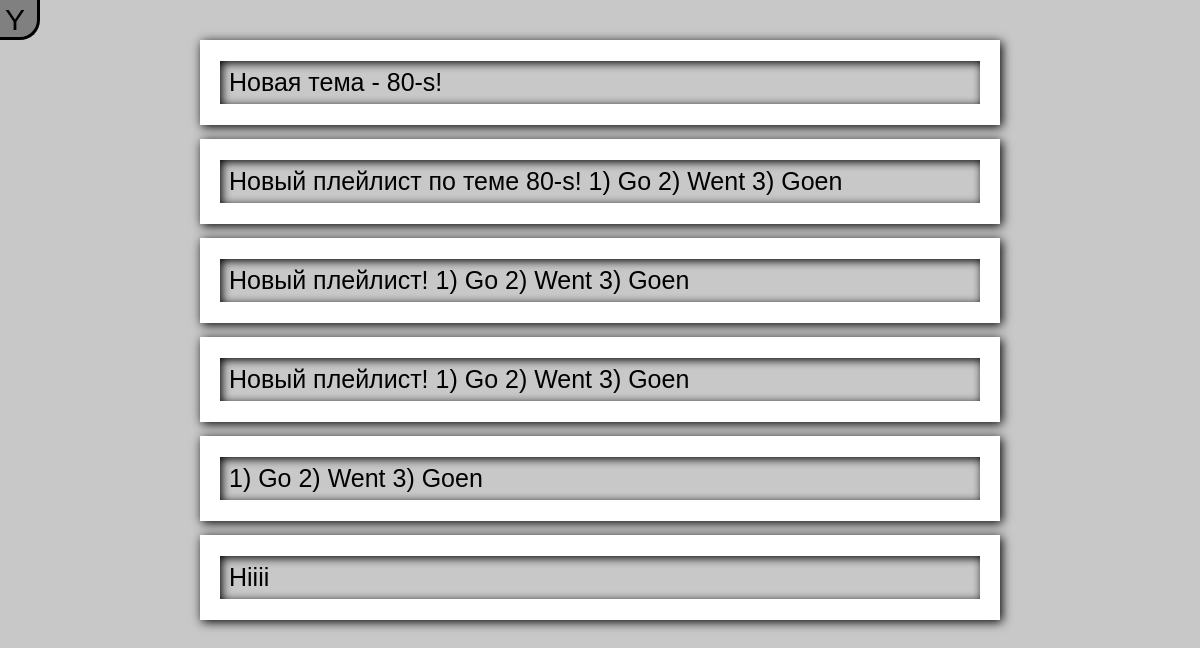
Page /notifications (signed in) on the committed database.
### app.py (models this page shows)
class Notifications(db.Model):
    id = db.Column(db.Integer, primary_key=True)
    user_id = db.Column(db.Integer, db.ForeignKey('users.id'))
    title = db.Column(db.String(50))
    text = db.Column(db.String(500))
    access_level = db.Column(db.String(50))
    time = db.Column(db.DateTime, default=datetime.datetime.now())

### app.py (the view)
@app.route('/notifications')
@login_required
def notifications():
    if current_user.get_position() not in ['chief', 'admin']:
        notifications = Notifications.query.filter((Notifications.access_level == 'all') |
                                                   (Notifications.access_level == position_groups.get(current_user.get_position())))
    else:
        notifications = Notifications.query
    notifications = notifications.order_by(Notifications.time.desc()).all()
    return render_template('notifications.html', voting_songs_or_groups=voting_songs_or_groups, notifications=notifications)

### app.py (called while the page is built)
@login_manager.user_loader
def load_user(user_id):
    print('load_user ' + user_id)
    return User_login().fromDB(Users.query.filter_by(id=user_id).first())

### login_user.py (called while the page is built)
    def fromDB(self, user):
        self.__user = user
        return self

    def get_position(self):
        return self.__user.position if self.__user else None

### templates/notifications.html (shortened to what this page needs)
{% extends 'menu_bar.html' %}
{% block body %}
    <div class="event_list">
        <div>
            {% for notification in notifications %}
                <div class="event_member">
                    <div>
                        <span class="event_text">{{ notification.text }}</span>
                    </div>
                </div>
                <br>
            {% endfor %}
        </div>
    </div>
{% endblock %}

### templates/menu_bar.html (shortened to what this page needs)
<!DOCTYPE html>
<html lang=ru>
    <head>
        <link rel="stylesheet" href="{{ url_for ('static', filename = 'main.css') }}">
    </head>
    <body>
        <a class="menu_close open" href="#menu_back">Y</a>
        <div class="body_local">
            {% block body %}{% endblock %}
            <br>
        </div>
    </body>
</html>

### static/main.css (style rules this page uses)
* { padding: 0; margin: 0; border: 0; }
*, *:before, *:after { -moz-box-sizing: border-box; -webkit-box-sizing: border-box; box-sizing: border-box; }
html, body { position: relative; height: 100%; width: 100%; font-size: 100%; line-height: 1; font-size: 14px; -ms-text-size-adjust: 100%; -moz-text-size-adjust: 100%; -webkit-text-size-adjust: 100%; }
a, a:visited, a:hover { text-decoration: none; }
div { position: relative; }
body { font-family: Arial, 'Helventica Neue', Helventica, sans-serif; padding: 30px 10px 30px 10px; background: rgba(200, 200, 200, 1); }
.body_local { position: relative; min-height: 100% }
a.menu_close { position: fixed; display: inline-block; top: 0; left: 0; font-size: 30px; width: 40px; height: 40px; padding: 5px; background: gray; border-radius: 0 0 20px 0; color: black; border: 3px solid; border-top: none; border-left: none; z-index: 2; }
a.menu_close.open { z-index: 1; }
.event_list { position: relative; padding: 10px; }
.event_member { position: relative; margin-left: auto; margin-right: auto; max-width: 800px; padding: 1px 20px; background: white; box-shadow: 2px 2px 10px black; }
.event_member > div { margin: 20px 0; padding: 9px; background: rgba(200, 200, 200, 1); box-shadow: inset 2px 2px 10px black; }
.event_text { font-size: 25px; width: 100%; }

### rows in the picture
Notifications: text "Новая тема - 80-s!"
Notifications: text "Новый плейлист по теме 80-s! 1) Go 2) Went 3) Goen"
Notifications: text "Новый плейлист! 1) Go 2) Went 3) Goen"
Notifications: text "Новый плейлист! 1) Go 2) Went 3) Goen"
Notifications: text "1) Go 2) Went 3) Goen"
Notifications: text "Hiiii"
